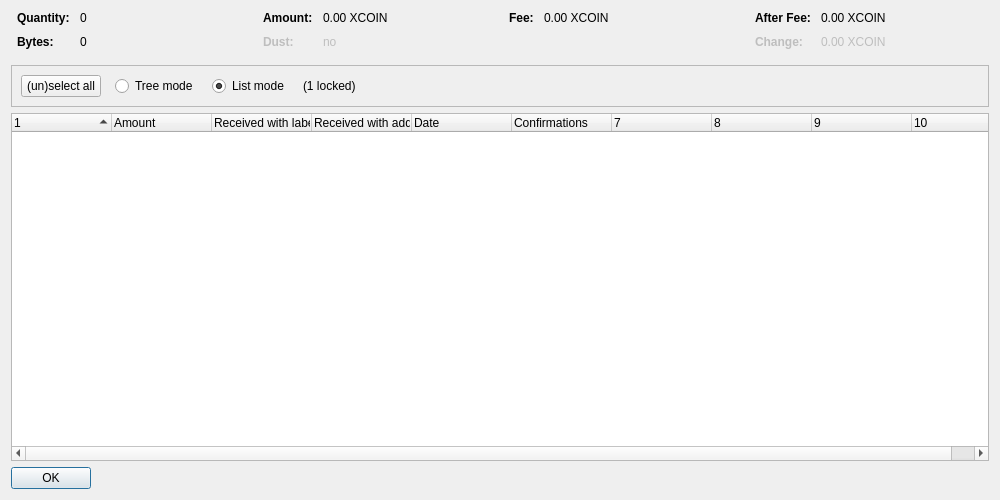
<?xml version="1.0" encoding="UTF-8"?>
<ui version="4.0">
 <class>CoinControlDialog</class>
 <widget class="QDialog" name="CoinControlDialog">
  <property name="geometry">
   <rect>
    <x>0</x>
    <y>0</y>
    <width>1000</width>
    <height>500</height>
   </rect>
  </property>
  <property name="windowTitle">
   <string>Coin Selection</string>
  </property>
  <layout class="QVBoxLayout" name="verticalLayout">
   <item>
    <layout class="QHBoxLayout" name="horizontalLayoutTop" stretch="0,0,0,0">
     <property name="topMargin">
      <number>0</number>
     </property>
     <property name="bottomMargin">
      <number>10</number>
     </property>
     <item>
      <layout class="QFormLayout" name="formLayoutCoinControl1">
       <property name="horizontalSpacing">
        <number>10</number>
       </property>
       <property name="verticalSpacing">
        <number>10</number>
       </property>
       <property name="leftMargin">
        <number>6</number>
       </property>
       <property name="rightMargin">
        <number>6</number>
       </property>
       <item row="0" column="0">
        <widget class="QLabel" name="labelCoinControlQuantityText">
         <property name="font">
          <font>
           <weight>75</weight>
           <bold>true</bold>
          </font>
         </property>
         <property name="text">
          <string>Quantity:</string>
         </property>
        </widget>
       </item>
       <item row="0" column="1">
        <widget class="QLabel" name="labelCoinControlQuantity">
         <property name="cursor">
          <cursorShape>IBeamCursor</cursorShape>
         </property>
         <property name="contextMenuPolicy">
          <enum>Qt::ActionsContextMenu</enum>
         </property>
         <property name="text">
          <string notr="true">0</string>
         </property>
         <property name="textInteractionFlags">
          <set>Qt::LinksAccessibleByMouse|Qt::TextSelectableByKeyboard|Qt::TextSelectableByMouse</set>
         </property>
        </widget>
       </item>
       <item row="1" column="0">
        <widget class="QLabel" name="labelCoinControlBytesText">
         <property name="font">
          <font>
           <weight>75</weight>
           <bold>true</bold>
          </font>
         </property>
         <property name="text">
          <string>Bytes:</string>
         </property>
        </widget>
       </item>
       <item row="1" column="1">
        <widget class="QLabel" name="labelCoinControlBytes">
         <property name="cursor">
          <cursorShape>IBeamCursor</cursorShape>
         </property>
         <property name="contextMenuPolicy">
          <enum>Qt::ActionsContextMenu</enum>
         </property>
         <property name="text">
          <string notr="true">0</string>
         </property>
         <property name="textInteractionFlags">
          <set>Qt::LinksAccessibleByMouse|Qt::TextSelectableByKeyboard|Qt::TextSelectableByMouse</set>
         </property>
        </widget>
       </item>
      </layout>
     </item>
     <item>
      <layout class="QFormLayout" name="formLayoutCoinControl2">
       <property name="horizontalSpacing">
        <number>10</number>
       </property>
       <property name="verticalSpacing">
        <number>10</number>
       </property>
       <property name="leftMargin">
        <number>6</number>
       </property>
       <property name="rightMargin">
        <number>6</number>
       </property>
       <item row="0" column="0">
        <widget class="QLabel" name="labelCoinControlAmountText">
         <property name="font">
          <font>
           <weight>75</weight>
           <bold>true</bold>
          </font>
         </property>
         <property name="text">
          <string>Amount:</string>
         </property>
        </widget>
       </item>
       <item row="0" column="1">
        <widget class="QLabel" name="labelCoinControlAmount">
         <property name="cursor">
          <cursorShape>IBeamCursor</cursorShape>
         </property>
         <property name="contextMenuPolicy">
          <enum>Qt::ActionsContextMenu</enum>
         </property>
         <property name="text">
          <string notr="true">0.00 XCOIN</string>
         </property>
         <property name="textInteractionFlags">
          <set>Qt::LinksAccessibleByMouse|Qt::TextSelectableByKeyboard|Qt::TextSelectableByMouse</set>
         </property>
        </widget>
       </item>
       <item row="1" column="0">
        <widget class="QLabel" name="labelCoinControlLowOutputText">
         <property name="enabled">
          <bool>false</bool>
         </property>
         <property name="font">
          <font>
           <weight>75</weight>
           <bold>true</bold>
          </font>
         </property>
         <property name="text">
          <string>Dust:</string>
         </property>
        </widget>
       </item>
       <item row="1" column="1">
        <widget class="QLabel" name="labelCoinControlLowOutput">
         <property name="enabled">
          <bool>false</bool>
         </property>
         <property name="cursor">
          <cursorShape>IBeamCursor</cursorShape>
         </property>
         <property name="contextMenuPolicy">
          <enum>Qt::ActionsContextMenu</enum>
         </property>
         <property name="text">
          <string notr="true">no</string>
         </property>
         <property name="textInteractionFlags">
          <set>Qt::LinksAccessibleByMouse|Qt::TextSelectableByKeyboard|Qt::TextSelectableByMouse</set>
         </property>
        </widget>
       </item>
      </layout>
     </item>
     <item>
      <layout class="QFormLayout" name="formLayoutCoinControl3">
       <property name="horizontalSpacing">
        <number>10</number>
       </property>
       <property name="verticalSpacing">
        <number>10</number>
       </property>
       <property name="leftMargin">
        <number>6</number>
       </property>
       <property name="rightMargin">
        <number>6</number>
       </property>
       <item row="0" column="0">
        <widget class="QLabel" name="labelCoinControlFeeText">
         <property name="font">
          <font>
           <weight>75</weight>
           <bold>true</bold>
          </font>
         </property>
         <property name="text">
          <string>Fee:</string>
         </property>
        </widget>
       </item>
       <item row="0" column="1">
        <widget class="QLabel" name="labelCoinControlFee">
         <property name="cursor">
          <cursorShape>IBeamCursor</cursorShape>
         </property>
         <property name="contextMenuPolicy">
          <enum>Qt::ActionsContextMenu</enum>
         </property>
         <property name="text">
          <string notr="true">0.00 XCOIN</string>
         </property>
         <property name="textInteractionFlags">
          <set>Qt::LinksAccessibleByMouse|Qt::TextSelectableByKeyboard|Qt::TextSelectableByMouse</set>
         </property>
        </widget>
       </item>
      </layout>
     </item>
     <item>
      <layout class="QFormLayout" name="formLayoutCoinControl4">
       <property name="horizontalSpacing">
        <number>10</number>
       </property>
       <property name="verticalSpacing">
        <number>10</number>
       </property>
       <property name="leftMargin">
        <number>6</number>
       </property>
       <property name="rightMargin">
        <number>6</number>
       </property>
       <item row="0" column="0">
        <widget class="QLabel" name="labelCoinControlAfterFeeText">
         <property name="font">
          <font>
           <weight>75</weight>
           <bold>true</bold>
          </font>
         </property>
         <property name="text">
          <string>After Fee:</string>
         </property>
        </widget>
       </item>
       <item row="0" column="1">
        <widget class="QLabel" name="labelCoinControlAfterFee">
         <property name="cursor">
          <cursorShape>IBeamCursor</cursorShape>
         </property>
         <property name="contextMenuPolicy">
          <enum>Qt::ActionsContextMenu</enum>
         </property>
         <property name="text">
          <string notr="true">0.00 XCOIN</string>
         </property>
         <property name="textInteractionFlags">
          <set>Qt::LinksAccessibleByMouse|Qt::TextSelectableByKeyboard|Qt::TextSelectableByMouse</set>
         </property>
        </widget>
       </item>
       <item row="1" column="0">
        <widget class="QLabel" name="labelCoinControlChangeText">
         <property name="enabled">
          <bool>false</bool>
         </property>
         <property name="font">
          <font>
           <weight>75</weight>
           <bold>true</bold>
          </font>
         </property>
         <property name="text">
          <string>Change:</string>
         </property>
        </widget>
       </item>
       <item row="1" column="1">
        <widget class="QLabel" name="labelCoinControlChange">
         <property name="enabled">
          <bool>false</bool>
         </property>
         <property name="cursor">
          <cursorShape>IBeamCursor</cursorShape>
         </property>
         <property name="contextMenuPolicy">
          <enum>Qt::ActionsContextMenu</enum>
         </property>
         <property name="text">
          <string notr="true">0.00 XCOIN</string>
         </property>
         <property name="textInteractionFlags">
          <set>Qt::LinksAccessibleByMouse|Qt::TextSelectableByKeyboard|Qt::TextSelectableByMouse</set>
         </property>
        </widget>
       </item>
      </layout>
     </item>
    </layout>
   </item>
   <item>
    <widget class="QFrame" name="frame">
     <property name="minimumSize">
      <size>
       <width>0</width>
       <height>40</height>
      </size>
     </property>
     <property name="frameShape">
      <enum>QFrame::StyledPanel</enum>
     </property>
     <property name="frameShadow">
      <enum>QFrame::Sunken</enum>
     </property>
     <layout class="QHBoxLayout" name="horizontalLayout">
      <item>
       <layout class="QHBoxLayout" name="horizontalLayoutPanel" stretch="0,0,0,0,0">
        <property name="spacing">
         <number>14</number>
        </property>
        <item>
         <widget class="QPushButton" name="pushButtonSelectAll">
          <property name="sizePolicy">
           <sizepolicy hsizetype="Maximum" vsizetype="Fixed">
            <horstretch>0</horstretch>
            <verstretch>0</verstretch>
           </sizepolicy>
          </property>
          <property name="text">
           <string>(un)select all</string>
          </property>
          <property name="autoDefault">
           <bool>false</bool>
          </property>
         </widget>
        </item>
        <item>
         <widget class="QRadioButton" name="radioTreeMode">
          <property name="sizePolicy">
           <sizepolicy hsizetype="Maximum" vsizetype="Fixed">
            <horstretch>0</horstretch>
            <verstretch>0</verstretch>
           </sizepolicy>
          </property>
          <property name="text">
           <string>Tree mode</string>
          </property>
         </widget>
        </item>
        <item>
         <widget class="QRadioButton" name="radioListMode">
          <property name="sizePolicy">
           <sizepolicy hsizetype="Maximum" vsizetype="Fixed">
            <horstretch>0</horstretch>
            <verstretch>0</verstretch>
           </sizepolicy>
          </property>
          <property name="text">
           <string>List mode</string>
          </property>
          <property name="checked">
           <bool>true</bool>
          </property>
         </widget>
        </item>
        <item>
         <widget class="QLabel" name="labelLocked">
          <property name="text">
           <string notr="true">(1 locked)</string>
          </property>
         </widget>
        </item>
        <item>
         <spacer name="horizontalSpacer">
          <property name="orientation">
           <enum>Qt::Horizontal</enum>
          </property>
          <property name="sizeHint" stdset="0">
           <size>
            <width>40</width>
            <height>20</height>
           </size>
          </property>
         </spacer>
        </item>
       </layout>
      </item>
     </layout>
    </widget>
   </item>
   <item>
    <widget class="CoinControlTreeWidget" name="treeWidget">
     <property name="contextMenuPolicy">
      <enum>Qt::CustomContextMenu</enum>
     </property>
     <property name="sortingEnabled">
      <bool>false</bool>
     </property>
     <property name="columnCount">
      <number>10</number>
     </property>
     <attribute name="headerShowSortIndicator" stdset="0">
      <bool>true</bool>
     </attribute>
     <attribute name="headerStretchLastSection">
      <bool>false</bool>
     </attribute>
     <column>
      <property name="text">
       <string/>
      </property>
     </column>
     <column>
      <property name="text">
       <string>Amount</string>
      </property>
     </column>
     <column>
      <property name="text">
       <string>Received with label</string>
      </property>
     </column>
     <column>
      <property name="text">
       <string>Received with address</string>
      </property>
     </column>
     <column>
      <property name="text">
       <string>Date</string>
      </property>
     </column>
     <column>
      <property name="text">
       <string>Confirmations</string>
      </property>
      <property name="toolTip">
       <string>Confirmed</string>
      </property>
     </column>
     <column>
      <property name="text">
       <string/>
      </property>
     </column>
     <column>
      <property name="text">
       <string/>
      </property>
     </column>
     <column>
      <property name="text">
       <string/>
      </property>
     </column>
     <column>
      <property name="text">
       <string/>
      </property>
     </column>
    </widget>
   </item>
   <item>
    <widget class="QDialogButtonBox" name="buttonBox">
     <property name="sizePolicy">
      <sizepolicy hsizetype="Maximum" vsizetype="Fixed">
       <horstretch>0</horstretch>
       <verstretch>0</verstretch>
      </sizepolicy>
     </property>
     <property name="orientation">
      <enum>Qt::Horizontal</enum>
     </property>
     <property name="standardButtons">
      <set>QDialogButtonBox::Ok</set>
     </property>
    </widget>
   </item>
  </layout>
 </widget>
 <customwidgets>
  <customwidget>
   <class>CoinControlTreeWidget</class>
   <extends>QTreeWidget</extends>
   <header>coincontroltreewidget.h</header>
  </customwidget>
 </customwidgets>
 <resources/>
 <connections/>
</ui>
